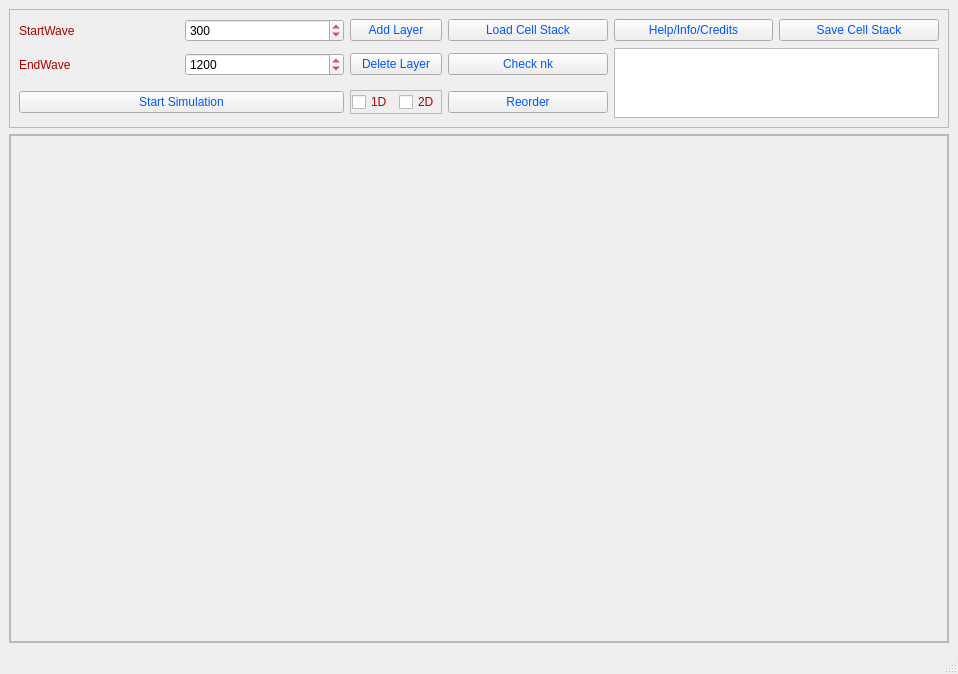
<?xml version="1.0" encoding="UTF-8"?>
<ui version="4.0">
 <class>TransferMatrixModeling</class>
 <widget class="QMainWindow" name="TransferMatrixModeling">
  <property name="geometry">
   <rect>
    <x>0</x>
    <y>0</y>
    <width>958</width>
    <height>674</height>
   </rect>
  </property>
  <property name="sizePolicy">
   <sizepolicy hsizetype="Maximum" vsizetype="Maximum">
    <horstretch>0</horstretch>
    <verstretch>0</verstretch>
   </sizepolicy>
  </property>
  <property name="windowTitle">
   <string>Transfer Matrix Modeling</string>
  </property>
  <widget class="QWidget" name="centralwidget">
   <layout class="QGridLayout" name="gridLayout_3">
    <item row="1" column="0">
     <widget class="QFrame" name="frame_2">
      <property name="frameShape">
       <enum>QFrame::StyledPanel</enum>
      </property>
      <property name="frameShadow">
       <enum>QFrame::Raised</enum>
      </property>
      <layout class="QGridLayout" name="gridLayout_2">
       <property name="leftMargin">
        <number>0</number>
       </property>
       <property name="topMargin">
        <number>0</number>
       </property>
       <property name="rightMargin">
        <number>0</number>
       </property>
       <property name="bottomMargin">
        <number>0</number>
       </property>
       <item row="0" column="0">
        <widget class="QScrollArea" name="scrollArea_stack">
         <property name="sizePolicy">
          <sizepolicy hsizetype="Expanding" vsizetype="Expanding">
           <horstretch>0</horstretch>
           <verstretch>0</verstretch>
          </sizepolicy>
         </property>
         <property name="widgetResizable">
          <bool>true</bool>
         </property>
         <widget class="QWidget" name="scrollAreaWidgetContents">
          <property name="geometry">
           <rect>
            <x>0</x>
            <y>0</y>
            <width>932</width>
            <height>444</height>
           </rect>
          </property>
          <layout class="QVBoxLayout" name="verticalLayout"/>
         </widget>
        </widget>
       </item>
      </layout>
     </widget>
    </item>
    <item row="0" column="0">
     <widget class="QFrame" name="frame_buttons">
      <property name="sizePolicy">
       <sizepolicy hsizetype="Minimum" vsizetype="Maximum">
        <horstretch>0</horstretch>
        <verstretch>0</verstretch>
       </sizepolicy>
      </property>
      <property name="palette">
       <palette>
        <active>
         <colorrole role="WindowText">
          <brush brushstyle="SolidPattern">
           <color alpha="255">
            <red>170</red>
            <green>0</green>
            <blue>0</blue>
           </color>
          </brush>
         </colorrole>
         <colorrole role="ButtonText">
          <brush brushstyle="SolidPattern">
           <color alpha="255">
            <red>0</red>
            <green>85</green>
            <blue>255</blue>
           </color>
          </brush>
         </colorrole>
        </active>
        <inactive>
         <colorrole role="WindowText">
          <brush brushstyle="SolidPattern">
           <color alpha="255">
            <red>170</red>
            <green>0</green>
            <blue>0</blue>
           </color>
          </brush>
         </colorrole>
         <colorrole role="ButtonText">
          <brush brushstyle="SolidPattern">
           <color alpha="255">
            <red>0</red>
            <green>85</green>
            <blue>255</blue>
           </color>
          </brush>
         </colorrole>
        </inactive>
        <disabled>
         <colorrole role="WindowText">
          <brush brushstyle="SolidPattern">
           <color alpha="255">
            <red>120</red>
            <green>120</green>
            <blue>120</blue>
           </color>
          </brush>
         </colorrole>
         <colorrole role="ButtonText">
          <brush brushstyle="SolidPattern">
           <color alpha="255">
            <red>120</red>
            <green>120</green>
            <blue>120</blue>
           </color>
          </brush>
         </colorrole>
        </disabled>
       </palette>
      </property>
      <property name="frameShape">
       <enum>QFrame::StyledPanel</enum>
      </property>
      <property name="frameShadow">
       <enum>QFrame::Raised</enum>
      </property>
      <layout class="QGridLayout" name="gridLayout">
       <item row="3" column="7">
        <widget class="QPushButton" name="pushButton_ReorderStack">
         <property name="text">
          <string>Reorder</string>
         </property>
        </widget>
       </item>
       <item row="0" column="0">
        <widget class="QLabel" name="label">
         <property name="text">
          <string>StartWave</string>
         </property>
        </widget>
       </item>
       <item row="2" column="0">
        <widget class="QLabel" name="label_2">
         <property name="text">
          <string>EndWave</string>
         </property>
        </widget>
       </item>
       <item row="2" column="7">
        <widget class="QPushButton" name="pushButton_CheckNK">
         <property name="text">
          <string>Check nk</string>
         </property>
        </widget>
       </item>
       <item row="3" column="2">
        <widget class="QFrame" name="frame_3">
         <property name="sizePolicy">
          <sizepolicy hsizetype="Fixed" vsizetype="Fixed">
           <horstretch>0</horstretch>
           <verstretch>0</verstretch>
          </sizepolicy>
         </property>
         <property name="frameShape">
          <enum>QFrame::StyledPanel</enum>
         </property>
         <property name="frameShadow">
          <enum>QFrame::Raised</enum>
         </property>
         <layout class="QGridLayout" name="gridLayout_4">
          <property name="leftMargin">
           <number>1</number>
          </property>
          <property name="topMargin">
           <number>1</number>
          </property>
          <property name="rightMargin">
           <number>1</number>
          </property>
          <property name="bottomMargin">
           <number>1</number>
          </property>
          <item row="0" column="0">
           <widget class="QCheckBox" name="checkBox_1D">
            <property name="text">
             <string>1D</string>
            </property>
           </widget>
          </item>
          <item row="0" column="1">
           <widget class="QCheckBox" name="checkBox_2D">
            <property name="text">
             <string>2D</string>
            </property>
           </widget>
          </item>
         </layout>
        </widget>
       </item>
       <item row="2" column="1">
        <widget class="QSpinBox" name="spinBox_EndWave">
         <property name="maximum">
          <number>10000</number>
         </property>
         <property name="value">
          <number>1200</number>
         </property>
        </widget>
       </item>
       <item row="2" column="2">
        <widget class="QPushButton" name="pushButton_DeleteLayer">
         <property name="text">
          <string>Delete Layer</string>
         </property>
        </widget>
       </item>
       <item row="3" column="0" colspan="2">
        <widget class="QPushButton" name="pushButton_StartSimul">
         <property name="text">
          <string>Start Simulation</string>
         </property>
        </widget>
       </item>
       <item row="0" column="9">
        <widget class="QPushButton" name="pushButton_SaveStack">
         <property name="text">
          <string>Save Cell Stack</string>
         </property>
        </widget>
       </item>
       <item row="0" column="1">
        <widget class="QSpinBox" name="spinBox_StartWave">
         <property name="maximum">
          <number>10000</number>
         </property>
         <property name="value">
          <number>300</number>
         </property>
        </widget>
       </item>
       <item row="0" column="2">
        <widget class="QPushButton" name="pushButton_AddLayer">
         <property name="text">
          <string>Add Layer</string>
         </property>
        </widget>
       </item>
       <item row="0" column="7">
        <widget class="QPushButton" name="pushButton_LoadStack">
         <property name="text">
          <string>Load Cell Stack</string>
         </property>
        </widget>
       </item>
       <item row="0" column="8">
        <widget class="QPushButton" name="pushButton_Help">
         <property name="text">
          <string>Help/Info/Credits</string>
         </property>
        </widget>
       </item>
       <item row="2" column="8" rowspan="2" colspan="2">
        <widget class="QTextEdit" name="textEdit"/>
       </item>
      </layout>
     </widget>
    </item>
   </layout>
  </widget>
  <widget class="QMenuBar" name="menubar">
   <property name="geometry">
    <rect>
     <x>0</x>
     <y>0</y>
     <width>958</width>
     <height>26</height>
    </rect>
   </property>
  </widget>
  <widget class="QStatusBar" name="statusbar"/>
 </widget>
 <resources/>
 <connections/>
</ui>
